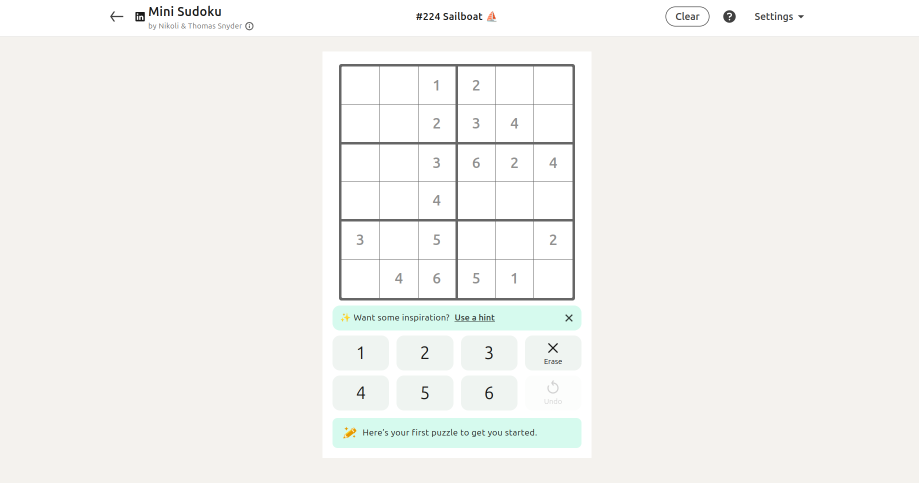
#> input picture games/sudoku_solver/examples/sample1.png, 1838 x 965 px (shown at 1/2 size); its folder holds only this picture in this run
$ python -i image_parser.py   (imports and definitions only)
#> lines starting #> are read from the running program, lines starting #| are printed output that depends on the picture; after the words box and inside, x2 and y2 are one past the last pixel; in counts of white or black regions, pixels touching at a corner belong together
### core/commons/board_detection.py
from __future__ import annotations

from dataclasses import dataclass
from pathlib import Path
from typing import Mapping

import cv2
import numpy as np


@dataclass(frozen=True, slots=True)
class BoardBBox:
    """Image-relative half-open board rectangle."""

    x: int
    y: int
    width: int
    height: int

    def __post_init__(self) -> None:
        if self.width <= 0 or self.height <= 0:
            raise ValueError("Board bounding box dimensions must be positive.")

    @property
    def x2(self) -> int:
        return self.x + self.width

    @property
    def y2(self) -> int:
        return self.y + self.height

    # [17 lines left out: functions full_image, from_mapping, not called in this run]

    def clipped_to(self, image: np.ndarray) -> BoardBBox | None:
        if image.ndim < 2:
            raise ValueError("Image must have at least two dimensions.")
        image_height, image_width = image.shape[:2]
        x1 = max(0, self.x)
        y1 = max(0, self.y)
        x2 = min(int(image_width), self.x2)
        y2 = min(int(image_height), self.y2)
        if x2 <= x1 or y2 <= y1:
            return None
        return BoardBBox(x=x1, y=y1, width=x2 - x1, height=y2 - y1)

    def inset(self, pixels: int) -> BoardBBox | None:
        amount = max(0, int(pixels))
        width = self.width - amount * 2
        height = self.height - amount * 2
        if width <= 0 or height <= 0:
            return None
        return BoardBBox(self.x + amount, self.y + amount, width, height)

    def to_payload(self) -> dict[str, int]:
        return {"x": self.x, "y": self.y, "width": self.width, "height": self.height}


@dataclass(frozen=True, slots=True)
class GridBounds:
    """Crop-relative half-open row and column boundaries."""

    rows: tuple[int, ...]
    cols: tuple[int, ...]

    # [9 lines left out: function __post_init__, not called in this run]

    @property
    def board_size(self) -> int:
        return len(self.rows) - 1

    # [13 lines left out: function cells, not called in this run]

    def to_payload(self) -> dict[str, list[int]]:
        return {"rows": list(self.rows), "cols": list(self.cols)}


@dataclass(frozen=True, slots=True)
class ContourBBoxCandidate:
    bbox: BoardBBox
    bbox_area: int
    area_ratio: float
    contour_area: float
    fill_ratio: float
    aspect_ratio: float
    center_distance: float
    touches_edge: bool


@dataclass(frozen=True, slots=True)
class AxisProjections:
    rows: np.ndarray
    cols: np.ndarray


# [5 lines left out: function load_bgr_image, not called in this run]


def crop_board(
    image: np.ndarray,
    bbox: BoardBBox,
    *,
    inset_pixels: int = 0,
    min_width: int = 1,
    min_height: int = 1,
) -> tuple[np.ndarray, BoardBBox] | None:
    clipped = bbox.clipped_to(image)
    if clipped is None:
        return None
    actual = clipped.inset(inset_pixels)
    if actual is None or actual.width < min_width or actual.height < min_height:
        return None
    return image[actual.y : actual.y2, actual.x : actual.x2], actual


# [9 lines left out: function uniform_grid_bounds, not called in this run]


def external_contour_bbox_candidates(mask: np.ndarray) -> tuple[ContourBBoxCandidate, ...]:
    if mask.ndim != 2 or mask.size == 0:
        raise ValueError("Contour mask must be a non-empty two-dimensional array.")
    binary = np.asarray(mask, dtype=np.uint8)
    contours, _ = cv2.findContours(binary, cv2.RETR_EXTERNAL, cv2.CHAIN_APPROX_SIMPLE)
    image_height, image_width = binary.shape
    image_area = max(1, image_height * image_width)
    image_center_x = image_width / 2
    image_center_y = image_height / 2
    candidates: list[ContourBBoxCandidate] = []

    for contour in contours:
        x, y, width, height = (int(value) for value in cv2.boundingRect(contour))
        if width <= 0 or height <= 0:
            continue
        bbox = BoardBBox(x=x, y=y, width=width, height=height)
        bbox_area = width * height
        contour_area = float(cv2.contourArea(contour))
        center_distance = float(
            np.hypot(x + width / 2 - image_center_x, y + height / 2 - image_center_y)
        )
        candidates.append(
            ContourBBoxCandidate(
                bbox=bbox,
                bbox_area=bbox_area,
                area_ratio=bbox_area / image_area,
                contour_area=contour_area,
                fill_ratio=contour_area / bbox_area,
                aspect_ratio=width / height,
                center_distance=center_distance,
                touches_edge=x == 0 or y == 0 or x + width == image_width or y + height == image_height,
            )
        )

    return tuple(candidates)


def morphological_line_projections(
    binary: np.ndarray,
    *,
    horizontal_kernel_length: int,
    vertical_kernel_length: int,
) -> AxisProjections:
    if binary.ndim != 2 or binary.size == 0:
        raise ValueError("Line mask must be a non-empty two-dimensional array.")
    horizontal_length = max(1, int(horizontal_kernel_length))
    vertical_length = max(1, int(vertical_kernel_length))
    horizontal = cv2.morphologyEx(
        binary,
        cv2.MORPH_OPEN,
        cv2.getStructuringElement(cv2.MORPH_RECT, (horizontal_length, 1)),
    )
    vertical = cv2.morphologyEx(
        binary,
        cv2.MORPH_OPEN,
        cv2.getStructuringElement(cv2.MORPH_RECT, (1, vertical_length)),
    )
    return AxisProjections(rows=horizontal.sum(axis=1), cols=vertical.sum(axis=0))

### core/vision/line_projection.py
from __future__ import annotations

import itertools
from typing import Sequence

import numpy as np

LineGroup = tuple[int, int, float]


def extract_line_groups(projection: np.ndarray, min_signal: float) -> list[LineGroup]:
    """Group contiguous indices in a 1D projection that exceed a signal threshold."""
    indices = np.where(projection > min_signal)[0]
    if indices.size == 0:
        return []

    split_indices = np.where(np.diff(indices) > 1)[0] + 1
    chunks = np.split(indices, split_indices)

    groups: list[LineGroup] = []
    for chunk in chunks:
        if chunk.size == 0:
            continue

        start = int(chunk[0])
        end = int(chunk[-1])
        strength = float(np.sum(projection[start : end + 1]))
        groups.append((start, end, strength))

    return groups


def select_regular_line_subset(
    groups: Sequence[LineGroup],
    expected_count: int,
    *,
    strongest_limit: int = 18,
    min_step: int = 10,
    step_std_penalty: float = 30.0,
    step_range_penalty: float = 7.0,
    strength_scale: float = 0.001,
) -> tuple[list[int] | None, float | None]:
    """Pick a near-regular subset of projected line groups."""
    if len(groups) < expected_count:
        return None, None

    strongest = sorted(groups, key=lambda group: group[2], reverse=True)[:strongest_limit]
    strongest = sorted(strongest, key=lambda group: (group[0] + group[1]) // 2)
    if len(strongest) < expected_count:
        return None, None

    best_lines: list[int] | None = None
    best_score: float | None = None

    for combo in itertools.combinations(range(len(strongest)), expected_count):
        lines = [int((strongest[index][0] + strongest[index][1]) // 2) for index in combo]
        steps = np.diff(lines)
        if steps.size != expected_count - 1:
            continue
        if int(np.min(steps)) < min_step:
            continue

        steps_std = float(np.std(steps))
        step_range = float(np.max(steps) - np.min(steps))
        strength = float(sum(strongest[index][2] for index in combo))

        score = strength * strength_scale
        score -= steps_std * step_std_penalty
        score -= step_range * step_range_penalty

        if best_score is None or score > best_score:
            best_score = score
            best_lines = lines

    return best_lines, best_score


# [22 lines left out: function select_span_lines, not called in this run]

### core/vision/ocr.py
from __future__ import annotations

from dataclasses import dataclass
from typing import Generic, Sequence, TypeVar

import numpy as np


LabelT = TypeVar("LabelT")


@dataclass(frozen=True, slots=True)
class OcrCandidate(Generic[LabelT]):
    value: LabelT
    confidence: float


@dataclass(frozen=True, slots=True)
class OcrPrediction(Generic[LabelT]):
    value: LabelT
    confidence: float
    candidates: tuple[OcrCandidate[LabelT], ...]


class CosineTemplateMatcher(Generic[LabelT]):
    # [49 lines left out: functions __init__, predict, predict_many, _prediction_from_scores, not called in this run]


class DistanceWeightedKnn:
    def __init__(self, features: np.ndarray, labels: np.ndarray, n_neighbors: int = 3) -> None:
        self._features = np.asarray(features, dtype=np.float32)
        self._labels = np.asarray(labels, dtype=np.int32)
        if self._features.ndim != 2 or self._labels.ndim != 1 or len(self._features) != len(self._labels):
            raise ValueError("KNN feature and label arrays have incompatible shapes.")
        if len(self._labels) == 0:
            raise ValueError("KNN requires at least one training sample.")
        self._n_neighbors = max(1, min(int(n_neighbors), len(self._labels)))
        self.classes_ = np.unique(self._labels)
        self._class_index = {int(value): index for index, value in enumerate(self.classes_)}

    def predict_proba(self, features: np.ndarray) -> np.ndarray:
        query_features = np.asarray(features, dtype=np.float32)
        if query_features.ndim == 1:
            query_features = query_features.reshape(1, -1)
        if query_features.ndim != 2 or query_features.shape[1] != self._features.shape[1]:
            raise ValueError("KNN query features have an incompatible shape.")

        probabilities = np.zeros((len(query_features), len(self.classes_)), dtype=np.float32)
        for row_index, feature in enumerate(query_features):
            distances = np.sum((self._features - feature) ** 2, axis=1)
            nearest = np.argpartition(distances, self._n_neighbors - 1)[: self._n_neighbors]
            nearest = nearest[np.argsort(distances[nearest])]
            nearest_distances = distances[nearest]
            nearest_labels = self._labels[nearest]
            exact_matches = nearest_distances <= 1e-12
            weights = exact_matches.astype(np.float32) if np.any(exact_matches) else 1.0 / (np.sqrt(nearest_distances) + 1e-6)
            for label, weight in zip(nearest_labels, weights):
                probabilities[row_index, self._class_index[int(label)]] += float(weight)
            total = float(np.sum(probabilities[row_index]))
            if total > 0.0:
                probabilities[row_index] /= total
        return probabilities

### core/ocr_fonts.py
"""Portable OCR fonts, with system fonts retained for existing local setups."""
from __future__ import annotations

import glob
import hashlib
import os
from pathlib import Path
from collections.abc import Sequence


BUNDLED_FONTS = Path(__file__).parent / "assets" / "fonts"


def ocr_font_paths(system_patterns: Sequence[str], bundled_patterns: Sequence[str]) -> list[str]:
    bundled = [str(path) for pattern in bundled_patterns for path in sorted(BUNDLED_FONTS.glob(pattern))]
    if os.getenv("SOLVER_BUNDLED_FONTS", os.getenv("VERCEL", "0")) == "1":
        return list(dict.fromkeys(bundled))
    system = [path for pattern in system_patterns for path in sorted(glob.glob(pattern)) if Path(path).is_file()]
    return list(dict.fromkeys(system or bundled))


def font_fingerprint(paths: Sequence[str]) -> str:
    signatures = [f"{path}:{Path(path).stat().st_size}:{Path(path).stat().st_mtime_ns}" for path in paths]
    return hashlib.sha256("\n".join(signatures).encode()).hexdigest()[:16]

### games/sudoku_solver/src/image_parser.py
from __future__ import annotations

import os
import random
import tempfile
from functools import lru_cache
from pathlib import Path
from typing import TypedDict

import cv2
import numpy as np
from PIL import Image, ImageDraw, ImageFont

from core.commons import BoardBBox, crop_board, external_contour_bbox_candidates, morphological_line_projections
from core.vision import DistanceWeightedKnn, extract_line_groups, select_regular_line_subset
from core.ocr_fonts import font_fingerprint, ocr_font_paths


BOARD_SIZE = 6
GRID_LINE_COUNT = BOARD_SIZE + 1
OCR_INPUT_SIZE = 28
OCR_MIN_CONFIDENCE = 0.52
OCR_STRONG_CONFIDENCE = 0.78


class _DigitCandidate(TypedDict):
    value: int
    confidence: float


class _FixedCell(TypedDict):
    row: int
    col: int
    value: int
    confidence: float
    overlay_ratio: float
    candidates: list[_DigitCandidate]


class _OcrStats(TypedDict):
    fixed_count: int
    avg_confidence: float
    min_confidence: float
    uncertain_count: int
    overlay_cell_count: int


class _GridLinesPayload(TypedDict):
    rows: list[int]
    cols: list[int]


class _BoardBBoxPayload(TypedDict):
    x: int
    y: int
    width: int
    height: int


class _ParsedSudokuBoard(TypedDict):
    board: list[list[int]]
    fixed_cells: list[_FixedCell]
    ocr: _OcrStats
    board_bbox: _BoardBBoxPayload
    grid_lines: _GridLinesPayload


class _MiniSudokuOcr:
    def __init__(self) -> None:
        self._model = self._train_model()

    def predict(self, normalized_digit: np.ndarray) -> tuple[int, float, list[tuple[int, float]]]:
        feature = normalized_digit.reshape(1, -1).astype(np.float32)
        probabilities = self._model.predict_proba(feature)[0]
        classes = self._model.classes_

        ranked_indices = np.argsort(probabilities)[::-1]
        ranked = [(int(classes[index]), float(probabilities[index])) for index in ranked_indices]

        best_digit, best_confidence = ranked[0]
        return best_digit, best_confidence, ranked

    def _train_model(self) -> DistanceWeightedKnn:
        features, labels = self._load_or_build_training_dataset()
        return DistanceWeightedKnn(np.asarray(features), np.asarray(labels), n_neighbors=3)

    def _load_or_build_training_dataset(self) -> tuple[list[np.ndarray], list[int]]:
        cache_path = self._dataset_cache_path()
        if cache_path.exists():
            try:
                cached = np.load(cache_path)
                cached_features = cached["features"].astype(np.float32)
                cached_labels = cached["labels"].astype(np.int32)
                if cached_features.ndim == 2 and len(cached_features) == len(cached_labels) and len(cached_labels) > 0:
                    return [row for row in cached_features], [int(value) for value in cached_labels.tolist()]
            except (OSError, ValueError, KeyError, EOFError):
                cache_path.unlink(missing_ok=True)

        rng = random.Random(1337)
        np_rng = np.random.default_rng(1337)
        features: list[np.ndarray] = []
        labels: list[int] = []

        font_paths = self._candidate_font_paths()

        for digit in range(1, BOARD_SIZE + 1):
            for font_path in font_paths:
                for font_size in (24, 28, 32, 36):
                    try:
                        font = ImageFont.truetype(font_path, font_size)
                    except OSError:
                        continue

                    for _ in range(7):
                        rendered = self._render_digit_canvas(digit, font, rng, np_rng)
                        normalized = _normalize_digit_mask(rendered)
                        if normalized is None:
                            continue

                        features.append(normalized.reshape(-1).astype(np.float32))
                        labels.append(digit)
#> this loop made 6 passes
#> pass 1, in _render_digit_canvas, `image = np.array(canvas, dtype=np.uint8)`:
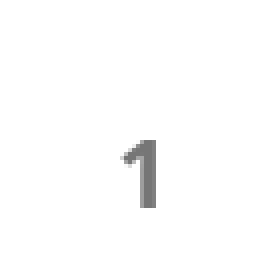
#> image: shape (64, 64) (shown 4 times larger); min 118, max 255, mean 252.5
#> pass 1, in _render_digit_canvas, `image = cv2.warpAffine(image, matrix, (64, 64), borderValue=(255.0, 25..`:
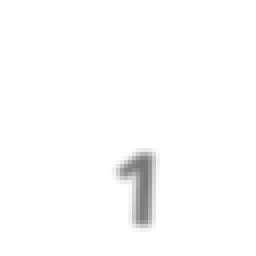
#> image: shape (64, 64) (shown 4 times larger); min 120, max 255, mean 252.2

        if not features:
            fallback_features, fallback_labels = self._build_fallback_dataset()
            features.extend(fallback_features)
            labels.extend(fallback_labels)

        try:
            cache_path.parent.mkdir(parents=True, exist_ok=True)
            np.savez_compressed(
                cache_path,
                features=np.asarray(features, dtype=np.float32),
                labels=np.asarray(labels, dtype=np.int32),
            )
        except OSError:
            pass

        return features, labels

    def _dataset_cache_path(self) -> Path:
        fingerprint = font_fingerprint(self._candidate_font_paths())
        return Path(tempfile.gettempdir()) / f"linkedin_puzzle_solvers_sudoku_ocr_v4_{fingerprint}.npz"

    def _candidate_font_paths(self) -> list[str]:
        patterns = [
            "/usr/share/fonts/truetype/msttcorefonts/*.ttf",
            "/usr/share/fonts/truetype/open-sans/*.ttf",
            "/usr/share/fonts/truetype/noto/NotoSans-*.ttf",
            "/usr/share/fonts/opentype/cantarell/*.otf",
            "/usr/share/fonts/truetype/paratype/PT*.ttf",
            "/usr/share/fonts/truetype/dejavu/DejaVuSans*.ttf",
        ]
        style_keywords = (
            "regular",
            "book",
            "roman",
            "medium",
            "caption",
            "verdana",
            "opensans",
            "noto",
            "cantarell",
            "dejavusans",
        )

        collected: list[str] = []
        for path in ocr_font_paths(patterns, ("NotoSans*.ttf", "DejaVuSans*.ttf")):
            filename = os.path.basename(path).lower()
            if any(keyword in filename for keyword in style_keywords):
                collected.append(path)

        unique_paths: list[str] = []
        seen: set[str] = set()
        for path in collected:
            if path in seen:
                continue
            seen.add(path)
            unique_paths.append(path)

        if unique_paths:
            return unique_paths[:16]

        return []

    def _render_digit_canvas(
        self,
        digit: int,
        font: ImageFont.ImageFont,
        rng: random.Random,
        np_rng: np.random.Generator,
    ) -> np.ndarray:
        canvas = Image.new("L", (64, 64), 255)
        draw = ImageDraw.Draw(canvas)

        text = str(digit)
        bbox = draw.textbbox((0, 0), text, font=font)
        text_width = bbox[2] - bbox[0]
        text_height = bbox[3] - bbox[1]

        x = (64 - text_width) // 2 + rng.randint(-5, 5)
        y = (64 - text_height) // 2 + rng.randint(-5, 5)
        fill = rng.randint(72, 150)

        draw.text((x, y), text, fill=fill, font=font)

        image = np.array(canvas, dtype=np.uint8)

        if rng.random() < 0.6:
            image = cv2.GaussianBlur(image, (3, 3), 0)

        if rng.random() < 0.35:
            noise = np_rng.normal(0, 6, image.shape).astype(np.int16)
            image = np.clip(image.astype(np.int16) + noise, 0, 255).astype(np.uint8)

        if rng.random() < 0.45:
            alpha = rng.uniform(0.9, 1.18)
            beta = rng.uniform(-22, 20)
            image = np.clip(image.astype(np.float32) * alpha + beta, 0, 255).astype(np.uint8)

        angle = rng.uniform(-8, 8)
        scale = rng.uniform(0.82, 1.2)
        matrix = cv2.getRotationMatrix2D((32, 32), angle, scale)
        matrix[:, 2] += [rng.uniform(-3, 3), rng.uniform(-3, 3)]
        image = cv2.warpAffine(image, matrix, (64, 64), borderValue=(255.0, 255.0, 255.0))

        return image

    # [18 lines left out: function _build_fallback_dataset, not called in this run]


@lru_cache(maxsize=1)
def _get_ocr_model() -> _MiniSudokuOcr:
    return _MiniSudokuOcr()


class MiniSudokuImageParser:
    def __init__(self) -> None:
        self._ocr = _get_ocr_model()

    def parse_image(self, image_path: str | Path) -> _ParsedSudokuBoard:
#> called with image_path = '../examples/sample1.png'
        path = Path(image_path)
        image = cv2.imread(str(path))
#> image is the input picture: shape (965, 1838, 3); mean B, G, R 239.8, 243, 243.2
        if image is None:
            raise ValueError(f"Could not load image: {path}")

        board_crop, bbox = self._extract_board_crop(image)
        row_lines, col_lines = self._detect_grid_lines(board_crop)
        board, fixed_cells, confidence_stats = self._parse_cells(board_crop, row_lines, col_lines)

        return {
            "board": board,
            "fixed_cells": fixed_cells,
            "ocr": confidence_stats,
            "board_bbox": bbox,
            "grid_lines": {
                "rows": row_lines,
                "cols": col_lines,
            },
        }

    def _extract_board_crop(self, image: np.ndarray) -> tuple[np.ndarray, dict[str, int]]:
        bbox = self._detect_board_bbox(image)
        if bbox is None:
            projection_bbox = self._detect_board_bbox_from_line_projections(image)
            if projection_bbox is not None:
                bbox = BoardBBox(*projection_bbox)

        if bbox is None:
            bbox = BoardBBox.full_image(image)

        trim = max(1, int(min(bbox.width, bbox.height) * 0.003))
        cropped = crop_board(image, bbox, inset_pixels=trim, min_width=120, min_height=120)
        if cropped is None:
            raise ValueError("Detected board area is too small.")

        crop, actual_bbox = cropped
        return crop, actual_bbox.to_payload()

    def _detect_board_bbox(self, image: np.ndarray) -> BoardBBox | None:
        gray = cv2.cvtColor(image, cv2.COLOR_BGR2GRAY)
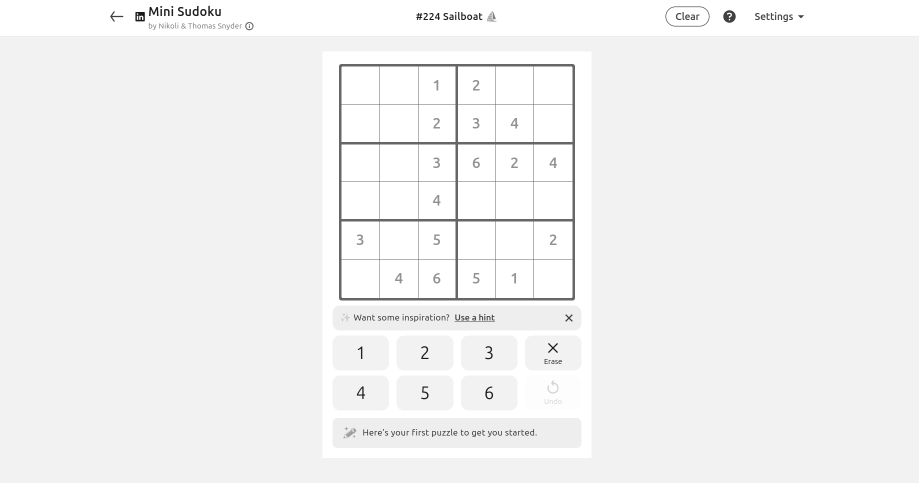
#> gray: shape (965, 1838) (shown at 1/2 size); min 25, max 255, mean 242.6
        blurred = cv2.GaussianBlur(gray, (5, 5), 0)

        masks: list[np.ndarray] = []

        adaptive = cv2.adaptiveThreshold(
            blurred,
            255,
            cv2.ADAPTIVE_THRESH_GAUSSIAN_C,
            cv2.THRESH_BINARY_INV,
            25,
            4,
        )
#> adaptive: shape (965, 1838); 3.5% white; 169 white regions (13 under 20 px), largest, box (x1, y1, x2, y2) and area: (678, 128, 1150, 601) 25452, (0, 72, 1838, 75) 5514, (666, 837, 1162, 895) 2292
#> (the rest of the program and of its run is left out)
